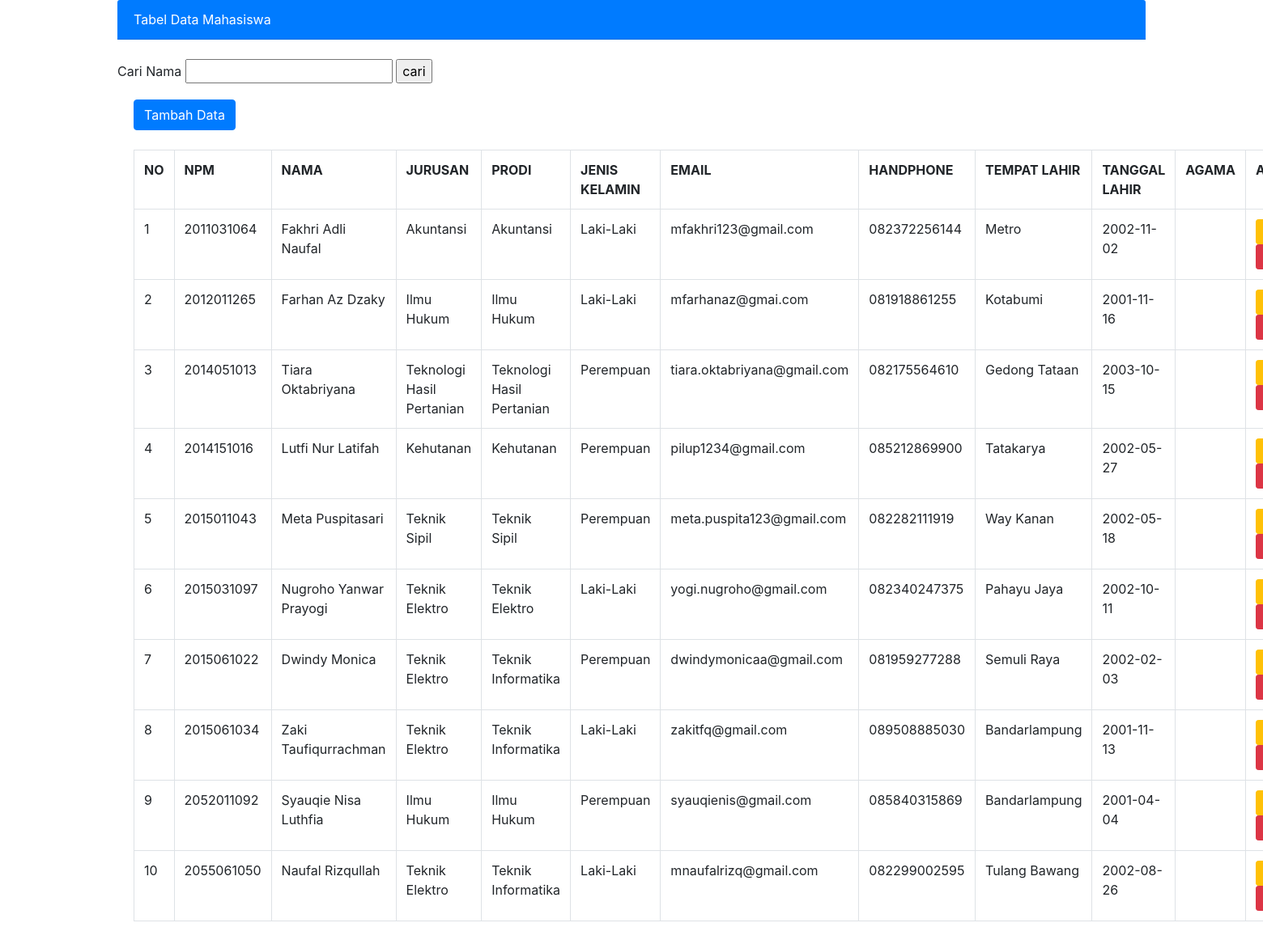
/data_mahasiswa.php, run on the app's committed database.
### tables this page shows
CREATE TABLE `mahasiswa` (
  `npm` int(11) NOT NULL,
  `nama` varchar(50) NOT NULL,
  `jurusan` varchar(50) NOT NULL,
  `program_studi` varchar(50) NOT NULL,
  `jenis_kelamin` varchar(50) NOT NULL,
  `email` varchar(50) NOT NULL,
  `handphone` varchar(50) NOT NULL,
  `tempat_lahir` varchar(50) NOT NULL,
  `tanggal_lahir` date NOT NULL,
  `agama` varchar(50) NOT NULL
);

### data_mahasiswa.php (the view, shortened to what this page needs)
<!DOCTYPE html>
<html lang="en">
<head>
    <link rel="stylesheet" href="css/bootstrap.css">
</head>
<body>
    <div class="container col-md-10">
    <div class="card-header bg-primary text-white">
        Tabel Data Mahasiswa
    </div>
    <br>
    <form method="GET" action="">
        Cari Nama <input type="text" name="s">
        <input type="submit" value="cari">
    </form>
        <div class="card-body">
            <a href="index.php" class="btn btn-primary">Tambah Data</a>
            <br>
            <br>
            <table class="table table-bordered">
                <tr>
                    <th>NO</th>
                    <th>NPM</th>
                    <th>NAMA</th>
                    <th>JURUSAN</th>
                    <th>PRODI</th>
                    <th>JENIS KELAMIN</th>
                    <th>EMAIL</th>
                    <th>HANDPHONE</th>
		    <th>TEMPAT LAHIR</th>
		    <th>TANGGAL LAHIR</th>
		    <th>AGAMA</th>
                    <th>AKSI</th>
                </tr>
            <?php
                include "koneksi.php";
                $no = 1;
                if (isset($_GET['s']))
                {
                    $NAMA = $_GET['s'];
                    $tampil = mysqli_query($koneksi, "SELECT * FROM mahasiswa WHERE NAMA LIKE '%$NAMA%'");
                }else
                $tampil = mysqli_query($koneksi, "SELECT * FROM mahasiswa");
                while ($data = mysqli_fetch_array($tampil))
                {
            ?>
            <tr>
                    <td><?php echo $no++;?> </td>
                    <td><?php echo $data ['npm']?></td>
                    <td><?php echo $data ['nama']?></td>
                    <td><?php echo $data ['jurusan']?></td>
                    <td><?php echo $data ['program_studi']?></td>
                    <td><?php echo $data ['jenis_kelamin']?></td>
                    <td><?php echo $data ['email']?></td>
                    <td><?php echo $data ['handphone']?></td>
		    <td><?php echo $data ['tempat_lahir']?></td>
		    <td><?php echo $data ['tanggal_lahir']?></td>
		    <td><?php echo $data ['agama']?></td>
            <td>
                    <a href="edit_data.php?npm=<?php echo $data['npm'];?>" class="btn btn-sm btn-warning">Edit</a>
                    <a href="hapus_data.php?npm=<?php echo $data['npm'];?>" class="btn btn-sm btn-danger">Hapus</a>
            </td>
            </tr>
            <?php } ?>
            </table>
        </div>
    </body>
</html>

### data on the page
mahasiswa: npm "2011031064", nama "Fakhri Adli Naufal", jurusan "Akuntansi", program_studi "Akuntansi", jenis_kelamin "Laki-Laki", email "mfakhri123@gmail.com", handphone "082372256144", tempat_lahir "Metro", tanggal_lahir "2002-11-02"
mahasiswa: npm "2012011265", nama "Farhan Az Dzaky", jurusan "Ilmu Hukum", program_studi "Ilmu Hukum", jenis_kelamin "Laki-Laki", email "mfarhanaz@gmai.com", handphone "081918861255", tempat_lahir "Kotabumi", tanggal_lahir "2001-11-16"
mahasiswa: npm "2014051013", nama "Tiara Oktabriyana", jurusan "Teknologi Hasil Pertanian", program_studi "Teknologi Hasil Pertanian", jenis_kelamin "Perempuan", email "tiara.oktabriyana@gmail.com", handphone "082175564610", tempat_lahir "Gedong Tataan", tanggal_lahir "2003-10-15"
mahasiswa: npm "2014151016", nama "Lutfi Nur Latifah", jurusan "Kehutanan", program_studi "Kehutanan", jenis_kelamin "Perempuan", email "pilup1234@gmail.com", handphone "085212869900", tempat_lahir "Tatakarya", tanggal_lahir "2002-05-27"
mahasiswa: npm "2015011043", nama "Meta Puspitasari", jurusan "Teknik Sipil", program_studi "Teknik Sipil", jenis_kelamin "Perempuan", email "meta.puspita123@gmail.com", handphone "082282111919", tempat_lahir "Way Kanan", tanggal_lahir "2002-05-18"
mahasiswa: npm "2015031097", nama "Nugroho Yanwar Prayogi", jurusan "Teknik Elektro", program_studi "Teknik Elektro", jenis_kelamin "Laki-Laki", email "yogi.nugroho@gmail.com", handphone "082340247375", tempat_lahir "Pahayu Jaya", tanggal_lahir "2002-10-11"
mahasiswa: npm "2015061022", nama "Dwindy Monica", jurusan "Teknik Elektro", program_studi "Teknik Informatika", jenis_kelamin "Perempuan", email "dwindymonicaa@gmail.com", handphone "081959277288", tempat_lahir "Semuli Raya", tanggal_lahir "2002-02-03"
mahasiswa: npm "2015061034", nama "Zaki Taufiqurrachman", jurusan "Teknik Elektro", program_studi "Teknik Informatika", jenis_kelamin "Laki-Laki", email "zakitfq@gmail.com", handphone "089508885030", tempat_lahir "Bandarlampung", tanggal_lahir "2001-11-13"
mahasiswa: npm "2052011092", nama "Syauqie Nisa Luthfia", jurusan "Ilmu Hukum", program_studi "Ilmu Hukum", jenis_kelamin "Perempuan", email "syauqienis@gmail.com", handphone "085840315869", tempat_lahir "Bandarlampung", tanggal_lahir "2001-04-04"
mahasiswa: npm "2055061050", nama "Naufal Rizqullah", jurusan "Teknik Elektro", program_studi "Teknik Informatika", jenis_kelamin "Laki-Laki", email "mnaufalrizq@gmail.com", handphone "082299002595", tempat_lahir "Tulang Bawang", tanggal_lahir "2002-08-26"
